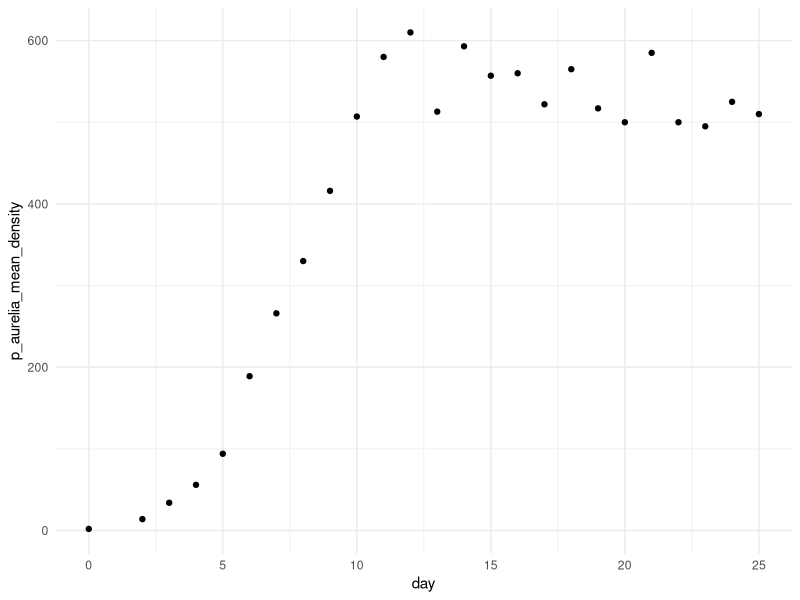
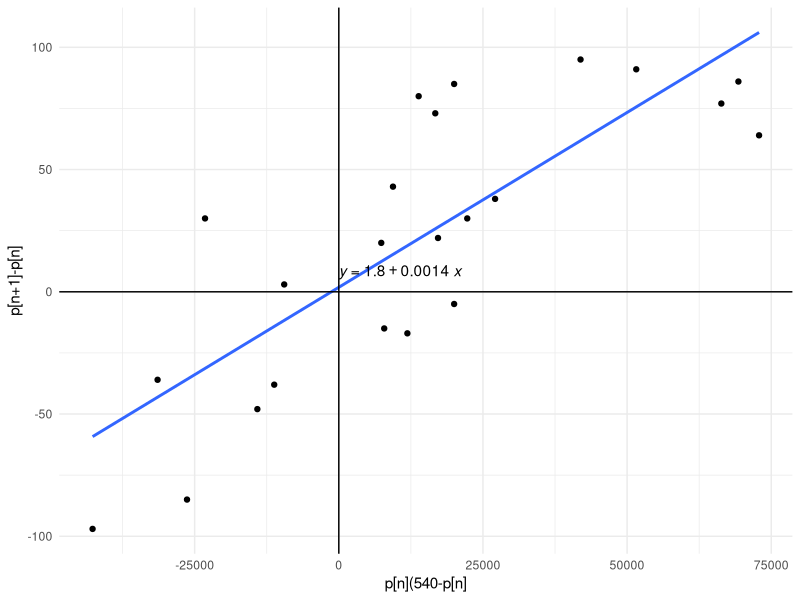
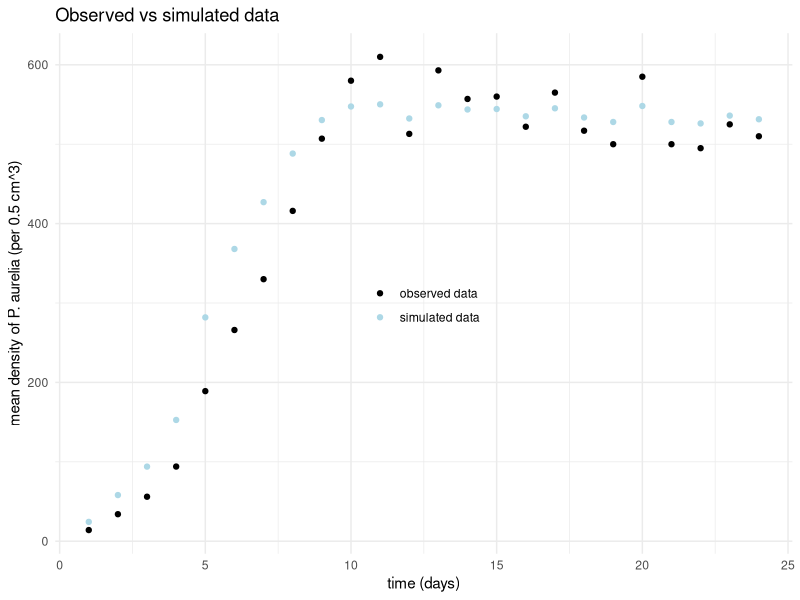

Reproduce these figures in R, in order. (Note: this script raises an error after producing the figures.)
# Introduction to Discrete-Time Models
packages <- c("dplyr", "tidyverse", "readxl", "ggplot2", "ggpubr")

# Install required packages
install_load_packages <- function(list_of_packages){
  for (package in list_of_packages){
    if (! package %in% installed.packages()){
      install.packages(package)
    }
    library(package, character.only = TRUE)
  }
}

install_load_packages(packages)


# Load the dataset
df <- read_xlsx("exercises/vries et al/chapter 2/P_aurelia_growth.xlsx")

head(df)

# Visualise the mean density
ggplot(df, aes(x = day, y = p_aurelia_mean_density))+
  geom_point() +
  theme_minimal()

# The dependent variable is p[n+1], the independent variable is p[n], the parameter is deltap[n]
# We need to determine the form of deltap[n] that will give raise to the data (in this case we pick 540 as the point above which the change in pn will be negative)
# We hypothesise that deltap[n] = p[n-1] - p[n] will be proportional to k(540-pn)pn, where value of k needs to be determined
# To test our hypothesis, we plot the two equations against each other
# Use the dataframe to produce the output value of the two equations
View(df)
p_n_observed <- df$p_aurelia_mean_density

# Remove missing observations that will not be used
p_n_observed <- p_n_observed[3:length(p_n_observed)]

# Get the output of the second equation
deltan2 <- function(dataframe){
  df_length <- length(dataframe)
  out <- numeric(df_length)
  for (n in seq_along(dataframe)){
    out[n] <- (540-dataframe[n])*dataframe[n]
    }
  return(out)
  }

# The output for the second equation
delta2 <- deltan2(p_n_observed)[1:23] # remove the last output as there is no corresponding observed deltan after the last data point

# The output of the first equation is just the observed delta
delta1 <- df$change_density[4:length(df$change_density)]


# Plot the outputs of the first and the second equation against each other to check proportionality
# First, combine them as one dataframe
df_compare <- data.frame(second_eq = delta2, first_eq = delta1)
df_compare

# Plot the outputs against each other
ggplot(df_compare, aes(x = second_eq, y = first_eq))+
  geom_point() +
  geom_smooth(aes(x = second_eq, y = first_eq), method = "lm", se = F) + 
  geom_hline(yintercept = 0) +
  geom_vline(xintercept = 0) +
  theme_minimal() +
  xlab("p[n](540-p[n]") + ylab("p[n+1]-p[n]")+
  stat_regline_equation(label.x = 4, label.y = 8)

# The estimated value of k is 0.0014 (in the textbook, it is said to be 0.00145)

# Based on the information we have so far, we can derive a new equation for our model to be fitted agains the experimental data
# The new equation will be p[n+1] = p[n] + 0.00145(540-p[n])pn
# Solve the equation and store the outputs as simulated data

predicted_values <- function(p){
  n_length <- length(p_n_observed)
  predicted_value <- numeric(n_length)
  k <- 0.0014
  approx_carrying_capacity <- 540
  
  for (n in seq_along(p)){
    predicted_value[n + 1] <- p[n] + k*(approx_carrying_capacity - p[n])*p[n]
  }
  return(predicted_value)
}

# Store the outputs as simulated data
simulated_data <- predicted_values(p_n_observed)

# Check the length of the simulated data
length(simulated_data)
length(p_n_observed)

# Plot the simulated data against the observed data
# Combine the simulated data and observed data as one dataframe for easier plotting
# Remove the first predicted value in simulated data as it has no corresponding observed data 
df_final <- data.frame(time = 1:length(p_n_observed), observed_data = p_n_observed, simulated_data = simulated_data[2:length(simulated_data)])

df_final

# Plot the graph
ggplot()+
  # point line plot for the discrete-time model
  geom_point(data = df_final, aes(x = time, y = observed_data, color = "observed data"), size = 1.5) + 
  geom_point(data = df_final, aes(x = time, y = simulated_data, color = "simulated data"), size = 1.5) +
  theme_minimal() +
  ggtitle("Observed vs simulated data") +
  xlab("time (days)") + ylab("mean density of P. aurelia (per 0.5 cm^3)")+
  scale_color_manual(
    name = "",
    values = c("observed data" = "black", "simulated data" = "lightblue") 
  ) +
  labs(color = "") +
  theme(
    legend.position = "inside" #c(0.6, 0.4, 0.4, 0.4) # bottom, top, left, right margin
  )

# Cobwebbing to investigate the behaviour of the system
# Define the function (discrete logistic model) for the parabola 
parabola <- function(xn){
  # Define the length of the outputs
  n_length <- length(xn)
  x <- numeric(n_length)
  
  # Define parameters values
  r <- 2.8
  K <- 1
  
  for (n in seq_along(x)){
    x[n] <- r*xn[n]*(1-(xn[n]/K)) 
  }
  return(x)
}

start <- 0
end <- 1
x_length <- 500
xn <- seq(start, end, length.out = x_length)

df_parabola_xn <-xn
df_parabola_xn_1 <- cobweb_curve(xn)

df_parabola <- data.frame(xn = df_parabola_xn, xn_1 = df_parabola_xn_1)


# Draw the parabola and the diagonal line
ggplot(df_cobweb, aes(x = xn, y = xn_1)) +
  geom_line()+
  theme_minimal()+
  geom_abline(intercept = 0, slope = 1, linetype = "dotdash")+
  coord_cartesian(xlim = c(0,1), ylim = c(0,1))


# Now draw the cobweb
# The cobweb requires a separate function
cobweb <- function(x){
  # Define the length of the outputs and initiate blank data frame for storing the outputs
  n_length <- length(x)
  xn <- numeric(n_length)
  yn <- numeric(n_length)
  xn_end <- numeric(n_length)
  yn_end <- numeric(n_length)
  step <- numeric(n_length)
  
  # Define parameters values
  r <- 2.8
  K <- 1
  
  # Define initial conditions
  step[1] <- 1
  
  # Start with a vertical move
  xn[1] <- 0.8 
  xn_end[1] <- xn[1] # the end point of x is just x as it moves vertically
  yn[1] <- xn[1] # the vertical move starts from x
  yn_end[1] <- r*xn[1]*(1-(xn[1]/K)) # the move ends at f(x0)
  
  
  for (n in 2:length(x)){
    if (n%%2 == 0){
      xn[n] <- yn[n-1] #the horizontal move starts at x0 (if it starts at previous yn_end, it will skip the required point by one step!)
      xn_end[n] <- yn_end[n-1] #the horizontal move ends at the value of x equals to the previous yn_end or f(x0)
      yn[n] <- yn_end[n-1] #no vertical move is made
      yn_end[n] <- yn_end[n-1] #no vertical move is made
      step[n] <- n
      
    } else {
      xn[n] <- yn_end[n-1] #no horizonal move is made
      xn_end[n] <- yn_end[n-1] #no horizonal move is made
      yn[n] <- yn_end[n-1] #vertical move starts at the previous yn_end
      yn_end[n] <- r*xn[n]*(1-(xn[n]/K)) #vertical move ends at f(f(x0)) or f(x1)
      step[n] <- n
      
    }
    # define the end points as inputs for geom_segment
    df_cobweb <- data.frame(x = xn, 
                            x_end = xn_end, 
                            y = yn, 
                            y_end = yn_end,
                            step = step)
  }
  return(df_cobweb)
}

plot_cobweb <- cobweb(df_parabola$xn_1)


# Overlay the cobweb on top of the parabola and the diagonal line
ggplot(df_cobweb, aes(x = xn, y = xn_1)) +
  geom_line()+
  theme_minimal()+
  geom_abline(intercept = 0, slope = 1, linetype = "dotdash")+
  coord_cartesian(xlim = c(0,1), ylim = c(0,1))+
  geom_segment(data = plot_cobweb, aes(x = x, y = y, xend = x_end, yend=y_end), linewidth = 0.15)


